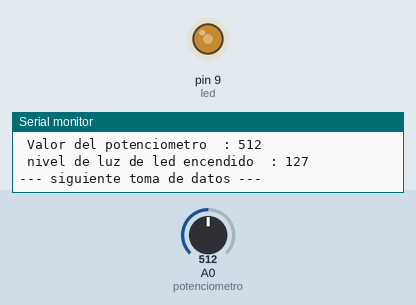
Bench run of a sketch on a simulated Arduino Uno, built with avr-gcc and run on an emulated ATmega328P. Parts: output pins drawn as LEDs (lit = HIGH), the last lines printed to the serial monitor. The test bench sets the inputs (shaded band); at power-on: A0 (potenciometro) = 512.

Above: at 1.2 s.
1.3 s: A0 (potenciometro) set to 106
At 2.0 s:
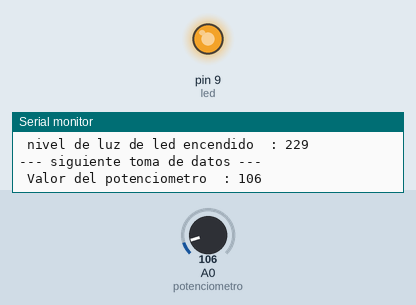
2.8 s: A0 (potenciometro) set to 94
At 3.5 s:
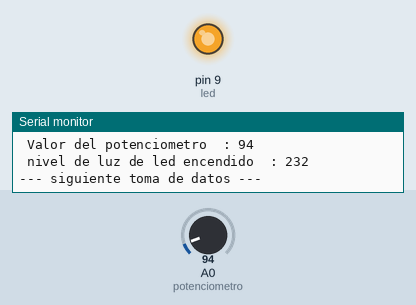
5.8 s: A0 (potenciometro) set to 306
At 6.7 s:
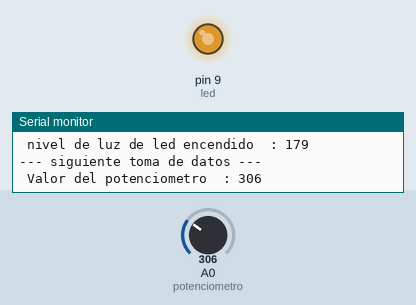
7.4 s: A0 (potenciometro) set to 605
At 8.3 s:
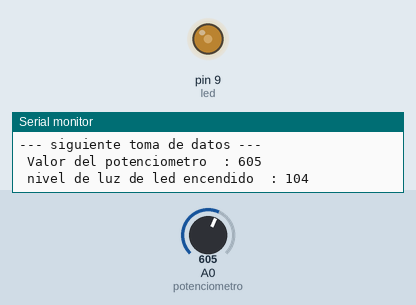
10.4 s: A0 (potenciometro) set to 633
At 10.9 s:
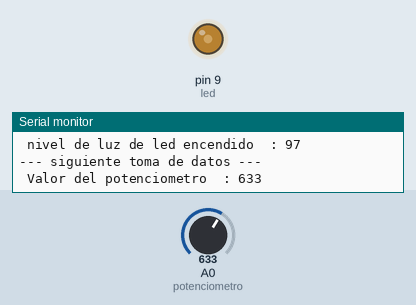
13.4 s: A0 (potenciometro) set to 970
At 14.1 s:
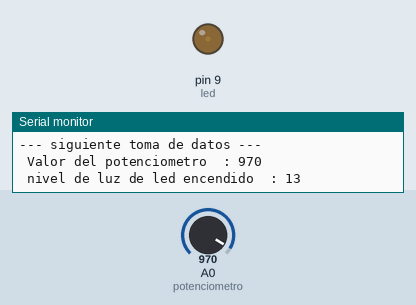
14.9 s: A0 (potenciometro) set to 984
Timing chart, 0 to 17.9 s (numbered marks = the images above; inputs shaded):
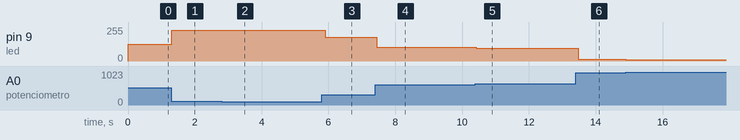

The sketch:

analogRead_04_Potenciometro.ino
```cpp
/*             +  -                 +  -
               *  *    *  *  *  *  *       *  *  *  *  *    *  *
               *  *    *  *  *  *  *       *  *  +-----+    *  *
               *  * +----[PWR]-------------------| USB |--+ *  *
               *  * |                            +-----+  | *  *
               *  * |         GND/RST2  [ ][ ]            | *  *
               *  * |       MOSI2/SCK2  [ ][ ]  A5/SCL[ ] | *  *
               *  * |          5V/MISO2 [ ][ ]  A4/SDA[ ] | *  *
               *  * |                             AREF[ ] | *  *
               *  * |                              GND[ ] | *  *
               *  * | [ ]N/C                    SCK/13[0] |------------------------\
               *  * | [ ]IOREF                 MISO/12[0] |-----------------------\|
               *  * | [ ]RST                   MOSI/11[0]~|----------------------\||
               *  * | [ ]3V3    +---+               10[0]~|---------------------\|||
               0------[0]5v    -| A |-               9[0]~|--------------------\||||
               *  * | [ ]GND   -| R |-               8[0] |-------------------\|||||
               *  0---[0]GND   -| D |-                    | *  *              ||||||
               *  * | [ ]Vin   -| U |-               7[ ] | *  *              ||||||
               *  * |          -| I |-               6[ ]~| *  *              ||||||
       /------------| [ ]A0    -| N |-               5[ ]~| *  *              ||||||
       |       *  * | [ ]A1    -| O |-               4[ ] | *  *              ||||||
       |       *  * | [ ]A2     +---+           INT1/3[ ]~| *  *              ||||||
       |       *  * | [ ]A3                     INT0/2[ ] | *  *              ||||||
       |       *  * | [ ]A4/SDA   RST SCK MISO    TX>1[ ] | *  *              ||||||
       |       *  * | [ ]A5/SCL   [ ] [ ] [ ]     RX<0[ ] | *  *              ||||||
       |       *  * |             [ ] [ ] [ ]             | *  *              ||||||
       |       *  * |  UNO_R3     GND MOSI 5V ____________/ *  *              ||||||
       |       *  * \________________________/              *  *              ||||||
	   |       *  *    *  *  *  *  *       *  *  *  *  *    *  *			  ||||||
       |       *  *    *  *  *  *  *       *  *  *  *  *    *  *			  ||||||
       |       *  *    *  *  *  *  *       *  *  *  *  *    *  *			  ||||||
       |           220 Ohm         Led                 /----pin 8-------------/|||||
       |       *  0-ww-0  *  *  * 0--(L)---0  *  *  *  0    *  *			   |||||
       |       *  *    *  *  *  *  *       *  *  *  *  *    *  *			   |||||
       |           220 Ohm         Led                 /----pin 9--------------/||||
       |       *  0-ww-0  *  *  * 0--(L)---0  *  *  *  0    *  *			    ||||
       |       *  *    *  *  *  *  *       *  *  *  *  *    *  *			    ||||
       |           220 Ohm         Led                 /----pin 10--------------/|||
       |       *  0-ww-0  *  *  * 0--(L)---0  *  *  *  0    *  *			     |||
       |       *  *    *  *  *  *  *       *  *  *  *  *    *  *			     |||
       |           220 Ohm         Led                 /----pin 11---------------/||
       |       *  0-ww-0  *  *  * 0--(L)---0  *  *  *  0    *  *			      ||
       |       *  *    *  *  *  *  *       *  *  *  *  *    *  *			      ||
       |           220 Ohm         Led                 /----pin 12----------------/|
       |       *  0-ww-0  *  *  * 0--(L)---0  *  *  *  0    *  *			       |
       |       *  *    *  *  *  *  *       *  *  *  *  *    *  *			       |
       |           220 Ohm         Led                 /----pin 13-----------------/
       |       *  0-ww-0  *  *  * 0--(L)---0  *  *  *  0    *  *
       |       *  *    *  *  *  *  *       *  *  *  *  *    *  *
       |       *  *    *  *  *  *  *       *  *  *  *  *    *  *
       |       *  *    *  *  *  *  *       *  *  *  *  *    *  *
       |       *  *    *  *  *  *  *       *  *  *  *  *    *  *
       |                          _______
       |       *  0----0  *  0---/ /     \    *  *  *  *    *  *
	   |                         | |     |
pin A0 \---------------0  *  0---| |   =======()    *  *    *  *   10k POTENCIOMETRO
		                         | |     |
               0-------0  *  0---\_\_____/    *  *  *  *    *  *
               *  0    *  *  *  *  *       *  *  *  *  *    *  0
                   \-------------------------------------------/ - GND
               *  *    *  *  *  *  *       *  *  *  *  *    *  *
   pin 5v      0  *    *  *  *  *  *       *  *  *  *  *    0  *
                \------------------------------------------/+ 5v
*/


int demora =  50;
int led = 9;
int intensidad;
int potenciometro =A0;
int nivel_luz_led = 0;
int ingresos_POT_a_ADC =0;// 0 a 1024 conversos Analogico digital de 10 bit
int parametros_salida =0; //  0 a 5 volt en 8 bits 0 a 255
void setup()
{
	pinMode(led,OUTPUT);
	pinMode(potenciometro,INPUT);
	pinMode(led,OUTPUT);
	Serial.begin(9600);
}

void loop()
{
	ingresos_POT_a_ADC = analogRead (potenciometro);
	nivel_luz_led = 255-(ingresos_POT_a_ADC / 4);// 4 = 1024 / 256
	analogWrite (led,nivel_luz_led);
	Serial.print(" Valor del potenciometro  : ");
	Serial.println(ingresos_POT_a_ADC);
	Serial.print(" nivel de luz de led encendido  : ");
	Serial.println(nivel_luz_led);
	Serial.println("--- siguiente toma de datos --- ");
	delay(demora);
}
```

Measured:
- after the input at 1.3 s, pin 9 (led): 127/255 → 229/255 at once
- after the input at 2.8 s, pin 9 (led): 229/255 → 232/255 after 0.05 s
- after the input at 5.8 s, pin 9 (led): 232/255 → 179/255 after 0.11 s
- after the input at 7.4 s, pin 9 (led): 179/255 → 104/255 after 0.05 s
- after the input at 10.4 s, pin 9 (led): 104/255 → 97/255 at once
- after the input at 13.4 s, pin 9 (led): 97/255 → 13/255 after 0.08 s
- after the input at 14.9 s, pin 9 (led): 13/255 → 9/255 at once
